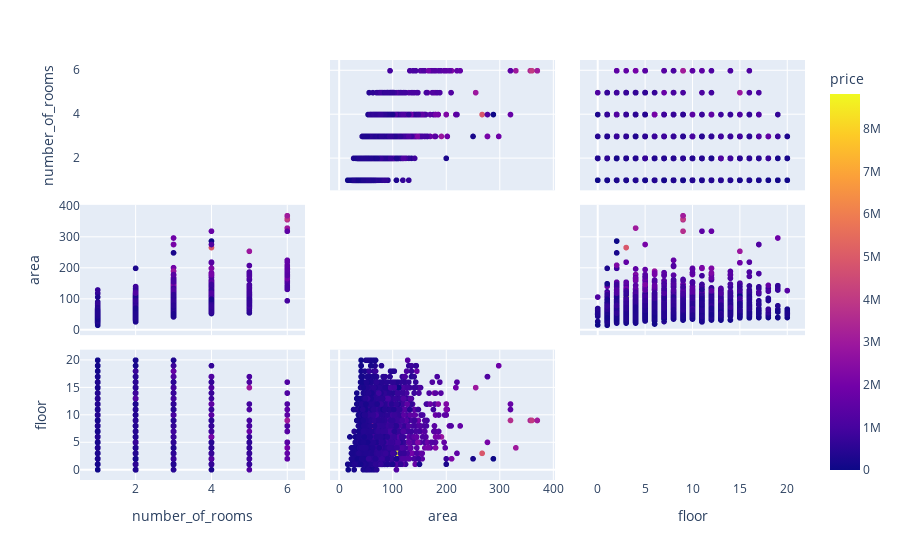

Write notebook code for a chart like this one.
### Code cell
# importing the required module
import plotly.express as px

# features of the data
features = ["number_of_rooms", "area", "floor"]

# ploting scattere graph fo each attribute
fig = px.scatter_matrix(
    dataset,
    dimensions=features,
    color = 'price'
    

)

# ploting the graph
fig.update_traces(diagonal_visible=False)
fig.show()

### Figure 1 — Plotly figure (JSON) as saved in the notebook; plotly's stock layout.template omitted (floating-point values rounded to 4 significant figures; data arrays with more than 128 entries replaced by an {"elided": "..."} marker saying what was removed)
{"data": [{"diagonal": {"visible": false}, "dimensions": [{"axis": {"matches": true}, "label": "number_of_rooms", "values": {"elided": "3730 int values"}}, {"axis": {"matches": true}, "label": "area", "values": {"elided": "3730 int values"}}, {"axis": {"matches": true}, "label": "floor", "values": {"elided": "3730 int values"}}], "hovertemplate": "%{xaxis.title.text}=%{x}<br>%{yaxis.title.text}=%{y}<br>price=%{marker.color}<extra></extra>", "legendgroup": "", "marker": {"color": {"elided": "3730 int values"}, "coloraxis": "coloraxis", "symbol": "circle"}, "name": "", "showlegend": false, "type": "splom"}], "layout": {"coloraxis": {"colorbar": {"title": {"text": "price"}}, "colorscale": [[0, "#0d0887"], [0.1111, "#46039f"], [0.2222, "#7201a8"], [0.3333, "#9c179e"], [0.4444, "#bd3786"], [0.5556, "#d8576b"], [0.6667, "#ed7953"], [0.7778, "#fb9f3a"], [0.8889, "#fdca26"], [1, "#f0f921"]]}, "dragmode": "select", "legend": {"tracegroupgap": 0}, "margin": {"t": 60}}}
